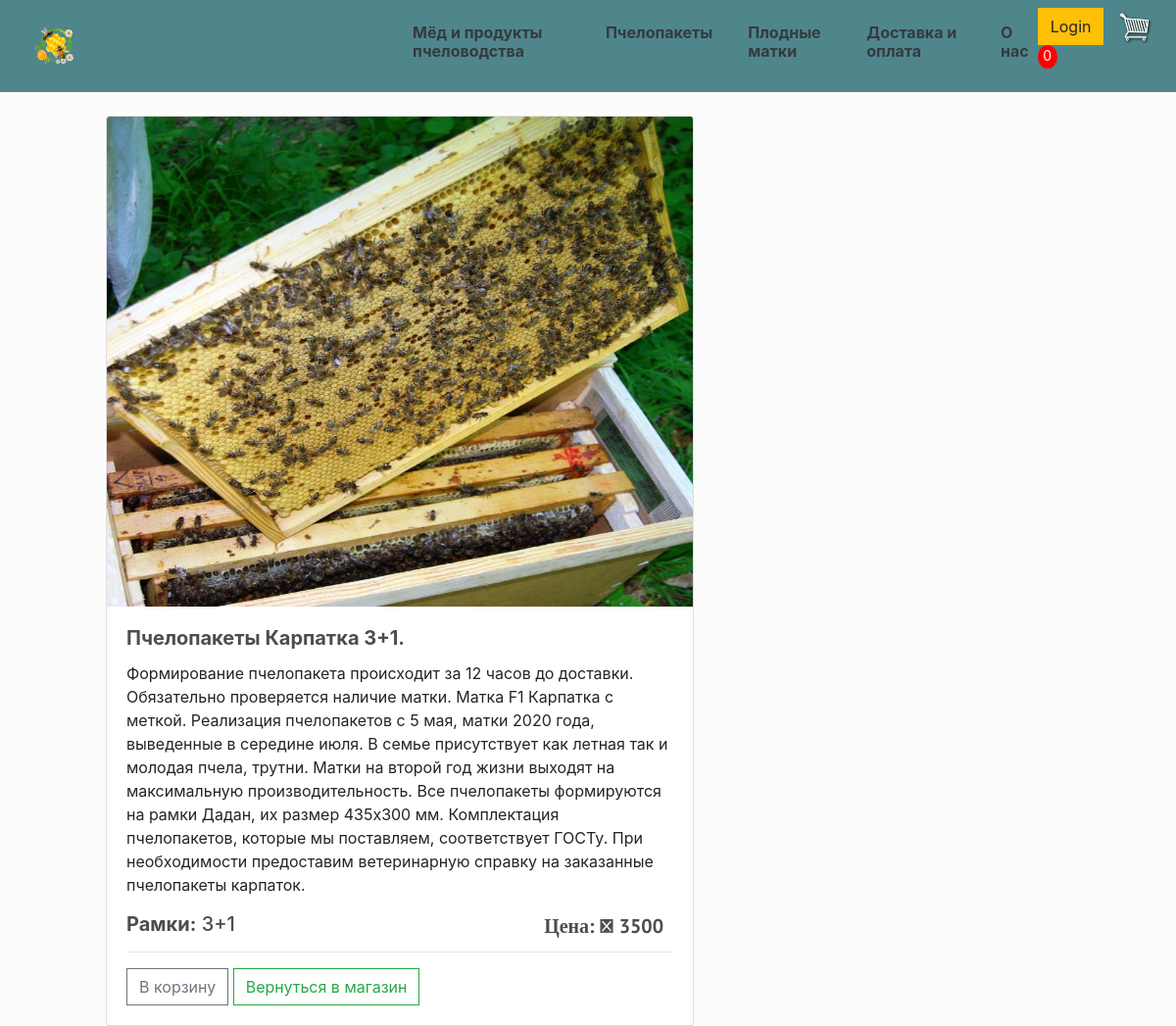
The page /bee_store/ on the database its author committed.
### store/models.py (models this page shows, shortened)
class Product(models.Model):
	category=models.ForeignKey(Category, on_delete=models.SET_NULL, null=True, blank=True)
	title = models.CharField(max_length=200, null=True)
	price = models.FloatField()
	description = models.TextField()
	digital = models.BooleanField(default=False, null=True, blank=False)
	image = models.ImageField(null=True, blank=True)
	massa = models.CharField(max_length=20, null=True)
	@property
	def imageURL(self):
		try:
			url = self.image.url
		except:
			url = ''
		return url

### store/views.py (the view)
# urls.py: path('bee_store/', views.beeStore, name="bee_store_url"),
def beeStore(request):
	data = cartData(request)
	cartItems = data['cartItems']
	order = data['order']
	beepocket = Product.objects.get(category_id=2)
	context = {'beepocket': beepocket, "order": order,"cartItems": cartItems}
	return render(request, 'store/bee_store.html', context)

### store/utils.py (called while the page is built, shortened)
def cookieCart(request):
	try:
		cart = json.loads(request.COOKIES['cart'])
	except:
		cart = {}
	items = []
	order = {'get_cart_total':0, 'get_cart_items':0, 'shipping':False}
	cartItems = order['get_cart_items']
	return {'cartItems':cartItems ,'order':order, 'items':items}

def cartData(request):
	if request.user.is_authenticated:
		customer = request.user.customer
		order, created = Order.objects.get_or_create(customer=customer, complete=False)
		items = order.orderitem_set.all()
		cartItems = order.get_cart_items
	else:
		cookieData = cookieCart(request)
		cartItems = cookieData['cartItems']
		order = cookieData['order']
		items = cookieData['items']
	return {'cartItems':cartItems ,'order':order, 'items':items}

### store/templates/store/bee_store.html (shortened to what this page needs)
{% extends 'store/main.html' %}
{% load static %}
{% block content %}
<div class="col-md-6 col-xl-3 mt-4 ml-5">
        <div class="card" style="width: 600px; justify-content: center;">
  <img style="height: 500px;"class="card-img-top" src=" {{ beepocket.imageURL }}"  >
  <div class="card-body">
    <h5 class="card-title"><strong>{{ beepocket.title}}.</strong></h5>
    <p class="card-text">{{ beepocket.description}}</p>
    <h5><strong>Рамки:</strong> {{beepocket.massa}}</h5>
    <h5 class="price_detail" style="display: inline-block; float: right"><strong>Цена: &#8399; {{beepocket.price|floatformat:0}}</strong></h5>
    <hr>
    <button data-product={{beepocket.id}} data-action="add" class="btn btn-outline-secondary add-btn update-cart">В корзину</button>
    <a class="btn btn-outline-success" href="{% url 'store'%}">Вернуться в магазин</a>
</div>
  </div>
</div>
{% endblock content %}

### static/css/main.css (style rules this page uses)
h1,h2,h3,h4,h5,h6 { color:hsl(0, 0%, 30%); }
.col-md-6 { margin-top: 55px; }
.price_detail { font-family: 'PT Sans', serif; margin-top: -30px; margin-right: 10px; }
.btn { border-radius: 0; }

### rows shown on the page
Product: imageURL (picture), title "Пчелопакеты Карпатка 3+1", description "Формирование пчелопакета происходит за 12 часов до доставки. Обязательно проверяется наличие матки. Матка F1 Карпатка с меткой. Реализация пчелопакетов с 5 мая, матки 2020 года, выведенные в середине июля. В семье присутствует как летная так и молодая пчела, трутни. Матки на второй год жизни выходят на максимальную производительность. Все пчелопакеты формируются на рамки Дадан, их размер 435х300 мм. Комплектация пчелопакетов, которые мы поставляем, соответствует ГОСТу. При необходимости предоставим ветеринарную справку на заказанные пчелопакеты карпаток.", massa "3+1", price "3500"

### other values the page prints
{{ cartItems }} "0"
